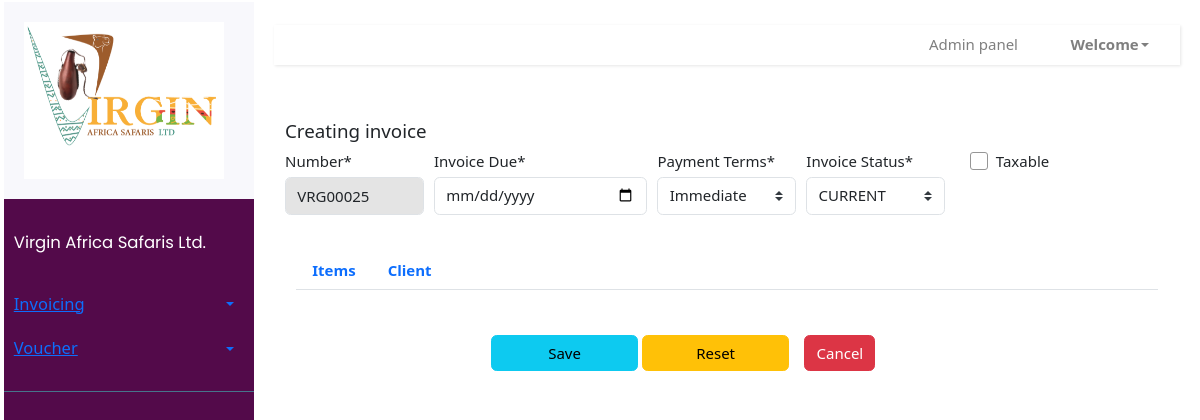
/createinvoice/, run on an earlier commit of the app's database.
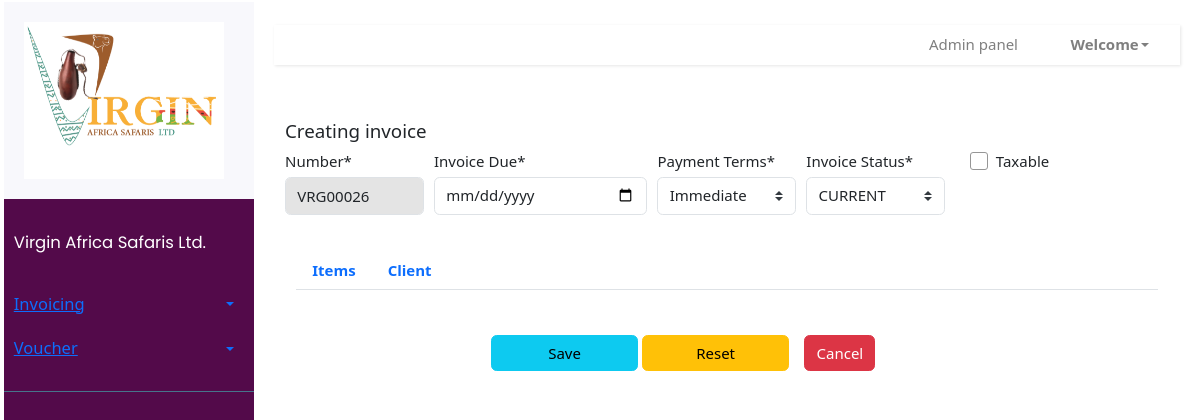
And on a later commit of the database.
### invoice/models.py (models this page shows, shortened)
class Invoice(models.Model):
	TERMS = [
	('Immediate','Immediate'),
	('15 days', '15 days'),
	('30 days', '30 days'),
	]
	STATUS = [
	('CURRENT', 'CURRENT'),
	('EMAIL_SENT', 'EMAIL_SENT'),
	('OVERDUE', 'OVERDUE'),
	('PAID', 'PAID'),
	]
	number = models.CharField(null=False,default=increment_invoice_number, blank=False, max_length=100, unique=True)
	dueDate = models.DateField(null=True, blank=True)
	paymentTerms = models.CharField(choices=TERMS, default='15 days', max_length=100)
	status = models.CharField(choices=STATUS, default='CURRENT', max_length=100)
	description = models.TextField(null=True, blank=True,max_length=500)
	istaxable = models.BooleanField()
	client = models.ForeignKey(Client, blank=True, null=True, on_delete=models.SET_NULL)
	uniqueId = models.CharField(null=True, blank=True, max_length=100)
	slug = models.SlugField(max_length=500, unique=True, blank=True, null=True)
	date_created = models.DateTimeField(blank=True, null=True)
	last_updated = models.DateTimeField(blank=True, null=True)

### invoice/views.py (the view)
# urls.py: path("createinvoice/", invoice_views.create_invoice, name="create-invoice"),
def create_invoice(request):
	if request.method == 'POST':
		slug = ''
		form = InvoiceForm(request.POST)
		client_form = ClientForm(request.POST)
		product_form = ProductForm()
		product_formset = ProductFormSet(request.POST)
		invoice_product_form = InvoiceProductForm()
		if form.is_valid() and client_form.is_valid() and product_formset.is_valid():
			client=client_form.save()
			inv_prod = invoice_product_form.save(commit=False)
			form = form.save(commit=False)
			form.client = client
			form.save()
			client.save()
			slug=form.slug
			for f in product_formset:
				cd = f.cleaned_data
				quantity = cd.get('quantity')
				description = cd.get('prod_description')
				price = cd.get('price')
				product= cd.get('product')
				invoice = form
				inv_prodd = InvoiceProduct(product=product,invoice = invoice,price=price, quantity=quantity,prod_description=description)
				inv_prodd.save()
				"""
				invoiceproduct = InvoiceProduct(product_id = Product.objects.get(description=cd.get('product')), quantity = quantity, price = price,
				invoice_id=form.pk)
				invoiceproduct.save()"""
			"""inv_prod = invoice_product_form.save(commit=False)
			inv_prod.invoice_id = form.pk
			inv_prod.product_id = product.pk
			inv_prod.save()"""
			messages.success(request, f'Invoice created successfully')
			return redirect('create-build-invoice',slug)
	else:
		form = InvoiceForm()
		client_form=ClientForm()
		product_formset = ProductFormSet()
		product_form = ProductForm()
	return render(request=request, template_name="invoice/create_invoice.html", context={"form":form, "client_form": client_form,"prod_form": product_form,"prod_formset":product_formset})

### invoice/forms.py
class ClientForm(forms.ModelForm):
    class Meta:
        model = Client
        fields = ['clientName', 'address', 'postalCode', 'phoneNumber', 'emailAddress']

### invoice/models.py (called while the page is built)
def increment_invoice_number():
		last_invoice = Invoice.objects.all().order_by('id').last()
		if not last_invoice:
			return 'VRG00001'
		invoice_no = last_invoice.number
		invoice_int = int(invoice_no.split('VRG')[-1])
		new_invoice_int = invoice_int + 1
		new_invoice_no = 'VRG' +  "%05d" % ( new_invoice_int, )
		return new_invoice_no

	def __str__(self):
		return '{}'.format(self.description)

### templates/invoice/create_invoice.html (shortened to what this page needs)
{% extends 'index.html' %} {% load static %} {% load crispy_forms_tags %}
{% block content %} {% block css %}
<link href="{% static 'assets/css/bootstrap.min.css' %}" rel="stylesheet" />
{% endblock %} {% block main %}
<div class="container py-5 create-form-box">
  <h5>Creating invoice</h5>
  <div class="row">
    <form method="POST" class="col-12">
      <div class="form-row">
        <div class="form-group col-2">{{ form.number|as_crispy_field }}</div>
        <div class="form-group col-3">{{ form.dueDate|as_crispy_field }}</div>
        <div class="form-group col-2">
          {{ form.paymentTerms|as_crispy_field }}
        </div>
        <div class="form-group col-2">{{ form.status|as_crispy_field }}</div>
         <div class="form-group col-2 ml-3">{{ form.istaxable|as_crispy_field }}</div>
      </div>
      <div class="form-row">
        <div class="col-12">
 <div id="exTab2" class="container">
 <ul class="nav nav-tabs">
			<li class="active">
        <a class="nav-link font-weight-bold" href="#items" data-toggle="tab">Items</a>
			</li>
			<li><a class="nav-link font-weight-bold" href="#clients" data-toggle="tab">Client</a>
			</li>
		</ul>
      <br/>
  </div>
  </div>
  </div>
      <br />
      <div class="row justify-content-center" style = "width: 100%">
      <button class="btn btn-info col-2 mr-1" type="submit">Save</button>
      <button class="btn btn-warning col-2 mr-1" type="button" onClick="this.form.reset()">Reset</button>
      <a class =" col-2" href="{% url 'homepage'%}"><button class="btn btn-danger" type="button">Cancel</button></a>
      </div>
    </form>
  </div>
  </div>
  {% endblock %}
</div>
{% endblock%}

What changed in the data, as far as the page shows it:
no longer on this page (row edited): Invoice: number "VRG00025", paymentTerms "Immediate", status "CURRENT"
added Invoice: number "VRG00026", paymentTerms "Immediate", status "CURRENT"
